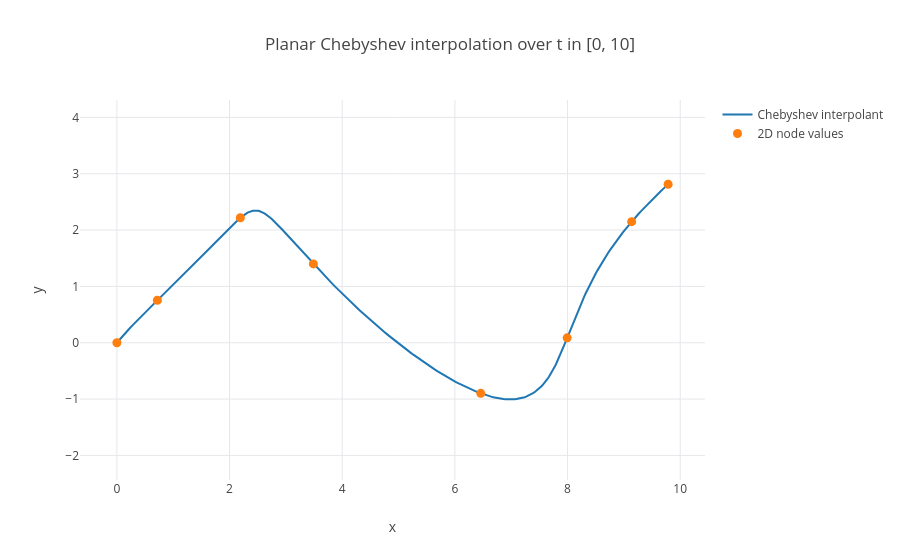

The code cell stored with this chart in its notebook:
### Markdown cell above
## Interpolating 2D values at the nodes

The $2 \times N$ matrix `node_matrix` contains one planar point per column and is the pseudo-spectral parameter matrix. `WeightMatrix` stacks the barycentric weights for all query parameters, so `W @ node_matrix.T` interpolates both coordinates at once. Evaluating at the nodes themselves recovers every column of `node_matrix` exactly.

### Code cell
import plotly.graph_objects as go

node_matrix = np.vstack((node_times + 0.4 * np.sin(1.2 * node_times), 2.0 * np.sin(0.7 * node_times) + 0.15 * node_times))  # 2 x N
query_times = np.linspace(START_TIME, END_TIME, 301)
W = gtsam.Chebyshev2.WeightMatrix(N, query_times, START_TIME, END_TIME)
interpolated_points = W @ node_matrix.T
points_at_nodes = gtsam.Chebyshev2.WeightMatrix(N, node_times, START_TIME, END_TIME) @ node_matrix.T
print("Interpolant recovers every 2D node:", np.allclose(points_at_nodes, node_matrix.T))

fig = go.Figure()
fig.add_trace(go.Scatter(x=interpolated_points[:, 0], y=interpolated_points[:, 1], customdata=query_times, mode="lines", name="Chebyshev interpolant", hovertemplate="t=%{customdata:.2f}<br>x=%{x:.2f}<br>y=%{y:.2f}<extra></extra>"))
fig.add_trace(go.Scatter(x=node_matrix[0], y=node_matrix[1], customdata=node_times, mode="markers", name="2D node values", marker=dict(size=9), hovertemplate="t=%{customdata:.2f}<br>x=%{x:.2f}<br>y=%{y:.2f}<extra></extra>"))
fig.update_layout(title="Planar Chebyshev interpolation over t in [0, 10]", xaxis_title="x", yaxis_title="y", template=None, plot_bgcolor="white", paper_bgcolor="white")
fig.update_xaxes(showgrid=True, gridcolor="#e5e7eb", zeroline=False)
fig.update_yaxes(showgrid=True, gridcolor="#e5e7eb", zeroline=False, scaleanchor="x", scaleratio=1)
fig.show()

### Figure 1 — Plotly figure (JSON) as saved in the notebook; plotly's stock layout.template omitted (floating-point values rounded to 4 significant figures; data arrays with more than 128 entries replaced by an {"elided": "..."} marker saying what was removed)
{"data": [{"customdata": {"elided": "301 float values"}, "hovertemplate": "t=%{customdata:.2f}<br>x=%{x:.2f}<br>y=%{y:.2f}<extra></extra>", "mode": "lines", "name": "Chebyshev interpolant", "type": "scatter", "x": {"elided": "301 float values"}, "y": {"elided": "301 float values"}}, {"customdata": [0.0, 0.4952, 1.883, 3.887, 6.113, 8.117, 9.505, 10.0], "hovertemplate": "t=%{customdata:.2f}<br>x=%{x:.2f}<br>y=%{y:.2f}<extra></extra>", "marker": {"size": 9}, "mode": "markers", "name": "2D node values", "type": "scatter", "x": [0.0, 0.7191, 2.191, 3.488, 6.46, 7.993, 9.138, 9.785], "y": [0.0, 0.7537, 2.219, 1.399, -0.8981, 0.08673, 2.149, 2.814]}], "layout": {"paper_bgcolor": "white", "plot_bgcolor": "white", "title": {"text": "Planar Chebyshev interpolation over t in [0, 10]"}, "xaxis": {"gridcolor": "#e5e7eb", "showgrid": true, "title": {"text": "x"}, "zeroline": false}, "yaxis": {"gridcolor": "#e5e7eb", "scaleanchor": "x", "scaleratio": 1, "showgrid": true, "title": {"text": "y"}, "zeroline": false}}}
